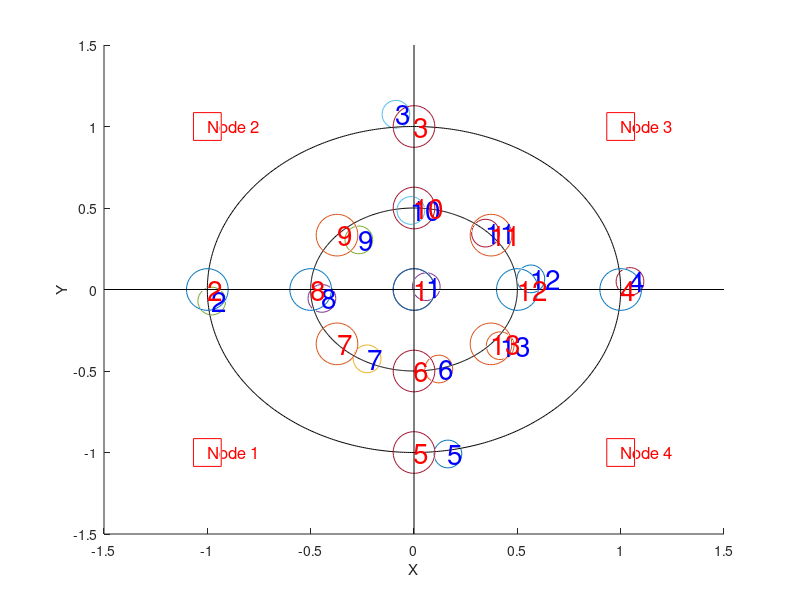

The MATLAB script that drew this image:
clear all ; close all ; clc

markSize = 20;
lineWidth = 2;

X = [-1.5 1.5 ; -1.5 1.5];
Y = [-1.5 -1.5 ; 1.5 1.5];
Z = [0 0 ; 0 0];

P_X = [-1 -1 1 1];
P_Y = [-1 1 -1 1];
P_Z = [1.36 1.36 1.36 1.36];

r=0.5;
teta=-pi:0.01:pi;
x1=r*cos(teta);
y1=r*sin(teta);

r2=1;
teta=-pi:0.01:pi;
x2=r2*cos(teta);
y2=r2*sin(teta);

dec = 40;

cpp_est = [0, 0, 0 
0.059354, 0.0173186, -0.0891379
-0.978573, -0.0708931, -0.0689981
-0.0874214, 1.07524, -0.0560035
1.04509, 0.0492266, -0.0740765
0.164169, -1.00916, -0.00814798
0.120037, -0.487722, -0.0617424
-0.226777, -0.425303, -0.0731021
-0.445583, -0.0545402, -0.086871
-0.266883, 0.30435, -0.0255646
-0.0151243, 0.484998, -0.057846
0.345903, 0.345903, -0.0674879
0.565318, 0.0651951, -0.0825759
0.416937, -0.344639, -0.0828228];






%%%%%%%%%%%%%%%%%%%%%%%%%%%%%%%%%%%%%%%%%%%%%%%%%%%%%%%%%%%%%%%%%%%%%%%%%%%%%%%%%
%%%%%%%%%%%%%%%%%%%%%%%%%%%%%%%%%%%%%%%%%%%%%%%%%%%%%%%%%%%%%%%%%%%%%%%%%%%%%%%%%
%%%%%%%%%%%%%%%%%%%%%%%%%%%%%%%%%%%%%%%%%%%%%%%%%%%%%%%%%%%%%%%%%%%%%%%%%%%%%%%%%

ball_radious = 0.144;
x=1;y=2;z=3;

% Distances from each node
% Close to real
%n_dist = [1.820, 1.539, 2.488, 2.471, 1.510, 1.593, 1.473, 1.627, 1.914, 2.129, 2.209, 2.138, 1.837                    
%          1.847, 1.560, 1.507, 2.519, 2.522, 2.146, 1.927, 1.643, 1.478, 1.610, 1.919, 2.168, 2.225
%          1.765, 2.475, 1.514, 1.469, 2.396, 2.040, 2.157, 2.071, 1.831, 1.568, 1.427, 1.547, 1.836
%          1.839, 2.510, 2.499, 1.515, 1.532, 1.617, 1.870, 2.139, 2.223, 2.155, 1.877, 1.591, 1.488];

% Estimated
n_dist = [1.886, 1.248, 2.273, 2.333, 1.248, 1.641, 1.502, 1.611, 1.847, 2.061, 2.162, 2.162, 1.847                    
          1.927, 1.343, 1.198, 2.333, 2.396, 2.162, 1.970, 1.672, 1.528, 1.611, 1.886, 2.110, 2.273
          1.809, 2.333, 1.231, 1.182, 2.162, 2.014, 2.162, 2.110, 1.809, 1.583, 1.453, 1.528, 1.773
          1.886, 2.273, 2.396, 1.323, 1.182, 1.555, 1.773, 2.061, 2.110, 2.110, 1.886, 1.611, 1.528];
n_dist = n_dist + ball_radious;

% Each node's position
n = [-1.0000001 -0.9999999 1.3580001
     -0.9999999 1.00000002 1.3580000
      0.9999997 1.00000001 1.3579999
      0.9999999 -0.9999998 1.3580001];

% Test case
te=1;
ALL = [0 0 0];
A = [ 1,-2*n(1,x),-2*n(1,y),-2*n(1,z)
      1,-2*n(2,x),-2*n(2,y),-2*n(2,z)
      1,-2*n(3,x),-2*n(3,y),-2*n(3,z)
      1,-2*n(4,x),-2*n(4,y),-2*n(4,z)];

for t = 1:13
disp([num2str(n_dist(1,t)), '    ', num2str(n_dist(2,t)), '    ', num2str(n_dist(3,t)), '    ',num2str(n_dist(4,t))]);
B = [n_dist(1,t)^2 - n(1,x)^2 - n(1,y)^2 - n(1,z)^2
    n_dist(2,t)^2 - n(2,x)^2 - n(2,y)^2 - n(2,z)^2
    n_dist(3,t)^2 - n(3,x)^2 - n(3,y)^2 - n(3,z)^2
    n_dist(4,t)^2 - n(4,x)^2 - n(4,y)^2 - n(4,z)^2];
 
T = A\B;
disp([num2str(t),')          ', num2str(T(1)), '           ', num2str(T(2)), '           ', num2str(T(3)), '           ', num2str(T(4))]);
disp([num2str(t),')          O:', num2str(T(1)), '           E:',num2str(T(2)^2 + T(3)^2 + T(4)^2) ]);
disp(' ');
R = [T(2) T(3) T(4)];
ALL = [ALL ; R];
end
%%%%%%%%%%%%%%%%%%%%%%%%%%%%%%%%%%%%%%%%%%%%%%%%%%%%%%%%%%%%%%%%%%%%%%%%%%%%%%%%%
%%%%%%%%%%%%%%%%%%%%%%%%%%%%%%%%%%%%%%%%%%%%%%%%%%%%%%%%%%%%%%%%%%%%%%%%%%%%%%%%%
%%%%%%%%%%%%%%%%%%%%%%%%%%%%%%%%%%%%%%%%%%%%%%%%%%%%%%%%%%%%%%%%%%%%%%%%%%%%%%%%%

figure(1)
%surf(X, Y, Z,'FaceColor','white','edgecolor','none');
xlim([X(1,1) X(1,2)]);
ylim([Y(1,1) Y(2,1)]);
xlabel('X'); ylabel('Y'); zlabel('Z');
hold on;
stem3(P_X(1), P_Y(1), P_Z(1), 'MarkerSize', markSize, 'Color', 'blue','LineWidth',lineWidth, 'MarkerEdgeColor', 'red', 'Marker', 's');
hold on;
stem3(P_X(2), P_Y(2), P_Z(2), 'MarkerSize', markSize, 'Color', 'blue','LineWidth',lineWidth, 'MarkerEdgeColor', 'red', 'Marker', 's');
hold on;
stem3(P_X(3), P_Y(3), P_Z(3), 'MarkerSize', markSize, 'Color', 'blue','LineWidth',lineWidth, 'MarkerEdgeColor', 'red', 'Marker', 's');
hold on;
stem3(P_X(4), P_Y(4), P_Z(4), 'MarkerSize', markSize, 'Color', 'blue','LineWidth',lineWidth, 'MarkerEdgeColor', 'red', 'Marker', 's');
hold on; 
plot3(x1,y1,zeros(1,numel(x1)),'MarkerSize',30,'Color', 'black')
hold on; 
plot3(x2,y2,zeros(1,numel(x2)),'MarkerSize',30,'Color', 'black' )
hold on; 
stem([0 0 0 0 0],[-1 -0.5 0 0.5 1],'MarkerSize',30,'Color', 'black','LineStyle', 'none' ,'LineWidth',lineWidth )
hold on; 
stem([-1 -0.5 0 0.5 1],[0 0 0 0 0],'MarkerSize',30,'Color', 'black','LineStyle', 'none' ,'LineWidth',lineWidth )
hold on; 
stem3([r*sin(dec) -r*sin(dec) r*sin(dec) -r*sin(dec)],[r*cos(dec) r*cos(dec) -r*cos(dec) -r*cos(dec)], [0 0 0 0],'MarkerSize',30,'Color', 'black', 'LineStyle', 'none' ,'LineWidth',lineWidth)
hold on;
plot3([0 0], [-1.5 1.5], [0 0],'Color', 'k');
for t = 2:14
    height = 0;%ALL(t,3);%ALL(t,3);
%hold on ; stem3(ALL(t,1), ALL(t,2), height,'MarkerSize',20,'Color', 'green','LineStyle', 'none' ,'LineWidth',5);
%text(ALL(t,1), ALL(t,2), height+0.1, int2str(t-1), 'FontSize', 20, 'Color', 'b')

hold on; stem3(cpp_est(t,1), cpp_est(t,2), cpp_est(t,3),'MarkerSize',20,'Color', 'green','LineStyle', 'none' ,'LineWidth',5);
text(cpp_est(t,1), cpp_est(t,2), cpp_est(t,3) + 0.1, int2str(t-1), 'FontSize', 20, 'Color', 'b')
end
colors_t = ['b' 'r' 'g' 'c'];
for t = 1:0
 location = 10;
 Rg = n_dist(t,location);
 [SX SY SZ] = sphere(100); 
 SX = SX * Rg + n(t,x); 
 SY = SY * Rg + n(t,y); 
 SZ = SZ * Rg + n(t,z); 
 mesh(SX,SY,SZ,'Facecolor','none','EdgeColor',colors_t(mod(t,4)+1)); hold on
end

text(0, 0, 0.1, '1', 'FontSize', 20, 'Color', 'r')
text(-1, 0, 0.1, '2', 'FontSize', 20, 'Color', 'r')
text(0, 1, 0.1, '3', 'FontSize', 20, 'Color', 'r')
text(1, 0, 0.1, '4', 'FontSize', 20, 'Color', 'r')
text(0, -1, 0.1, '5', 'FontSize', 20, 'Color', 'r')
text(0, -0.5, 0.1, '6', 'FontSize', 20, 'Color', 'r')
text(-r*sin(dec), r*cos(dec), 0.1, '7', 'FontSize', 20, 'Color', 'r')
text(-0.5, 0, 0.1, '8', 'FontSize', 20, 'Color', 'r')
text(-r*sin(dec), -r*cos(dec), 0.1, '9', 'FontSize', 20, 'Color', 'r')
text(0, 0.5, 0.1, '10', 'FontSize', 20, 'Color', 'r')
text(r*sin(dec),  -r*cos(dec), 0.1, '11', 'FontSize', 20, 'Color', 'r')
text(0.5, 0, 0.1, '12', 'FontSize', 20, 'Color', 'r')
text(r*sin(dec), r*cos(dec), 0.1, '13', 'FontSize', 20, 'Color', 'r')

text(-1, -1, 0.1, 'Node 1', 'FontSize', 12, 'Color', 'r')
text(-1, 1, 0.1, 'Node 2', 'FontSize', 12, 'Color', 'r')
text(1, 1, 0.1, 'Node 3', 'FontSize', 12, 'Color', 'r')
text(1, -1, 0.1, 'Node 4', 'FontSize', 12, 'Color', 'r')
